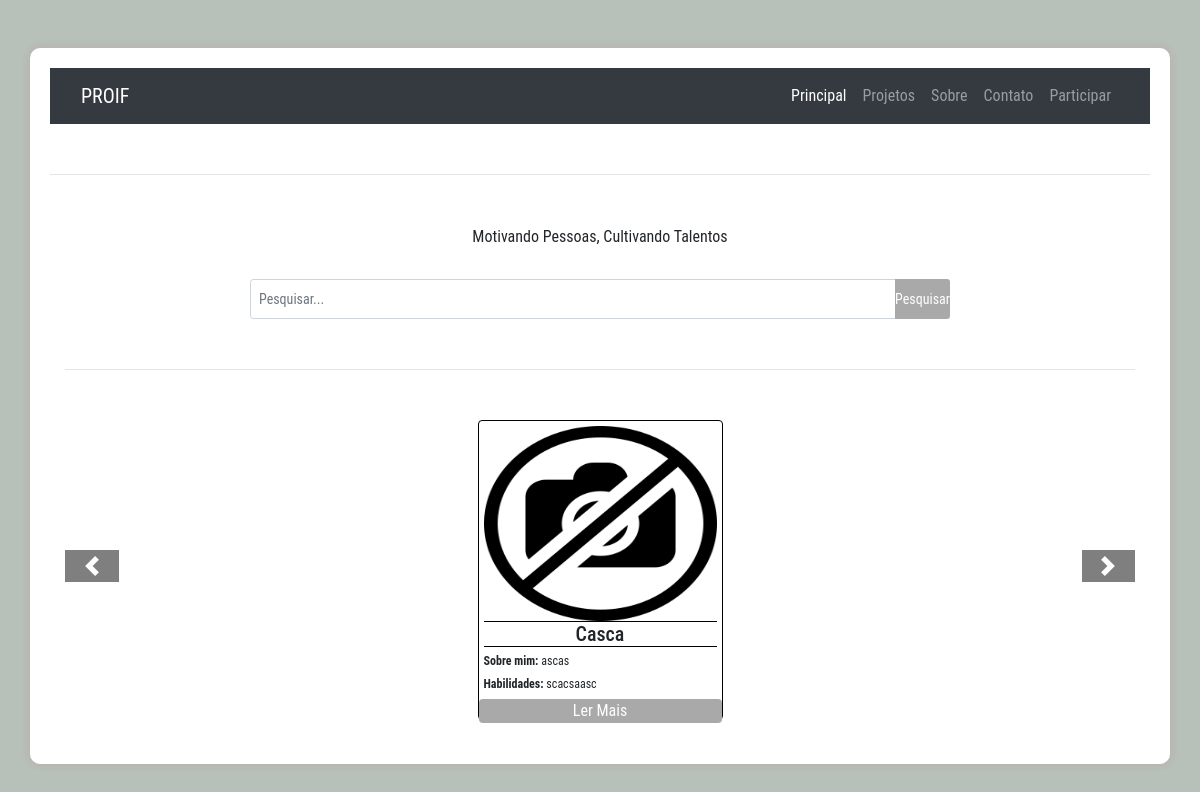
The app's page /, older data.
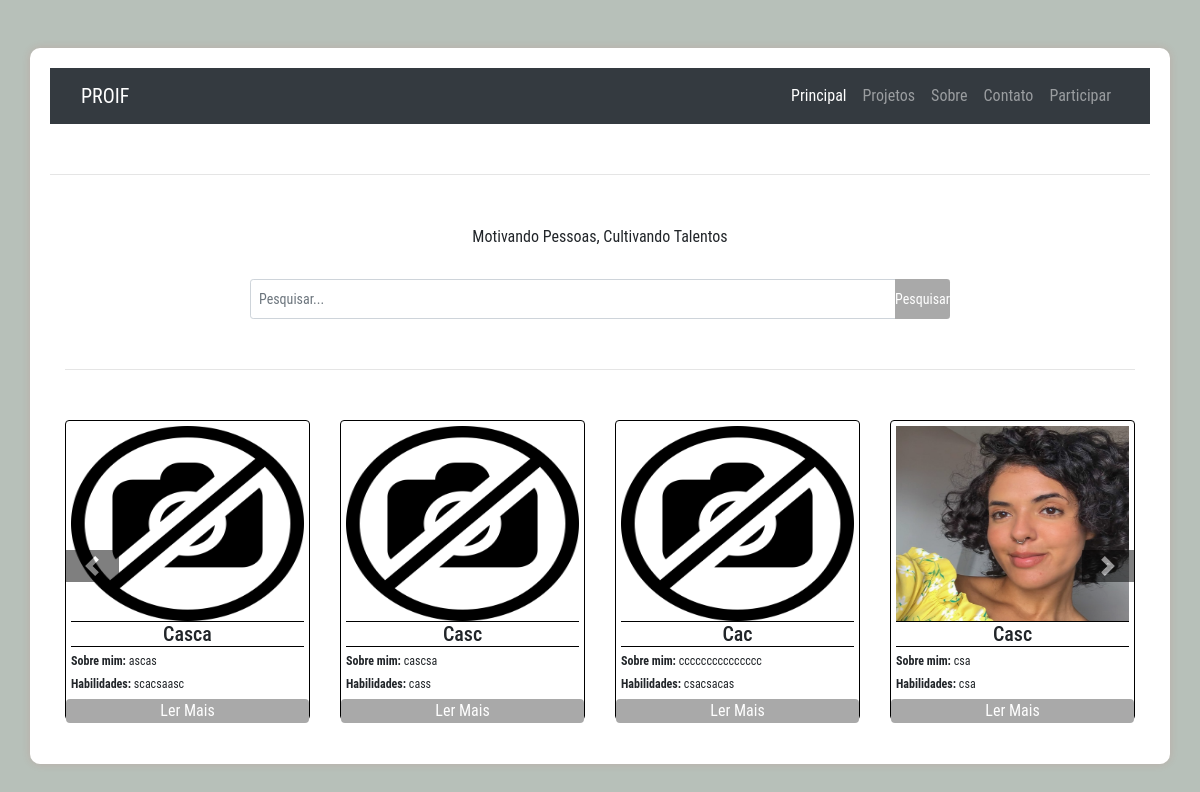
The same page, newer data.
### core/models.py (models this page shows, shortened)
class Curriculo(models.Model):
    nome = models.CharField(max_length=100)
    sobrenome = models.CharField(max_length=100)
    email = models.EmailField()
    telefone = models.CharField(max_length=20)
    resumo = models.TextField()
    experiencia = models.TextField(default='Sem experiência', null=True)
    formacao = models.TextField()
    habilidades = models.TextField()
    ano = models.IntegerField()
    instituicao = models.CharField(max_length=100)
    empresa = models.CharField(max_length=100, null=True, default='Nunca trabalhei')
    cargo = models.CharField(max_length=100, null=True, default='Sem cargo')
    periodo = models.CharField(max_length=20, null=True, default='0')
    foto = models.ImageField(upload_to='fotos/', blank=True, null=True)

### core/views.py (the view)
# urls.py: path('',index),
def index (request):
    curriculos = Curriculo.objects.all
    return render(request, 'listar_curriculos.html', {'curriculos': curriculos})

### core/Templates/listar_curriculos.html (shortened to what the changed rows need)
<!DOCTYPE html>
<html lang="en">
<head>
    <link rel="stylesheet" href="https://stackpath.bootstrapcdn.com/bootstrap/4.3.1/css/bootstrap.min.css">
</head>
<body>
<div class="container mt-5 page-container">
    <div class="container container-content">
    {% if curriculos %}
        <div id="carouselExample" class="carousel slide" data-ride="carousel">
            <div class="carousel-inner">
                {% for curriculo in curriculos %}
                    {% if forloop.first or forloop.counter0|divisibleby:4 %}
                        <div class="carousel-item {% if forloop.first %}active{% endif %}">
                            <div class="row justify-content-center">
                    {% endif %}
                                <div class="col-md-3 mb-4">
                                    <div class="card border-primary">
                                        {% if curriculo.foto %}
                                            <img src="{{ curriculo.foto.url }}" class="foto" alt="Foto do Currículo">
                                        {% else %}
                                            <img src="/media/fotos/sem_foto.png" class="foto" alt="Foto do Currículo">
                                        {% endif %}
                                        <div class="card-body">
                                            <hr class="hr-card">
                                            <h5 class="card-title">{{ curriculo.nome|title }}</h5>
                                            <hr class="hr-card">
                                            <p class="card-text"><strong>Sobre mim:</strong> {{ curriculo.resumo }}</p>
                                            <p class="card-text"><strong>Habilidades:</strong> {{ curriculo.habilidades }}</p>
                                        </div>
                                        <a href="{% url 'detalhes_curriculo' pk=curriculo.id %}">
                                            <button type="button" class="btn btn-primary modify">Ler Mais</button>
                                        </a>
                                    </div>
                                </div>
                    {% if forloop.counter|divisibleby:4 or forloop.last %}
                            </div>
                        </div>
                    {% endif %}
                {% endfor %}
            </div>
        </div>
    {% else %}
        <p>Nenhum currículo disponível.</p>
    {% endif %}
</div>
</body>
</html>

Row changes from the older to the newer data that the page shows:
added Curriculo: nome "Casc", resumo "cascsa", habilidades "cass"
added Curriculo: nome "Cac", resumo "ccccccccccccccc", habilidades "csacsacas"
added Curriculo: foto (picture), nome "Casc", resumo "csa", habilidades "csa"
